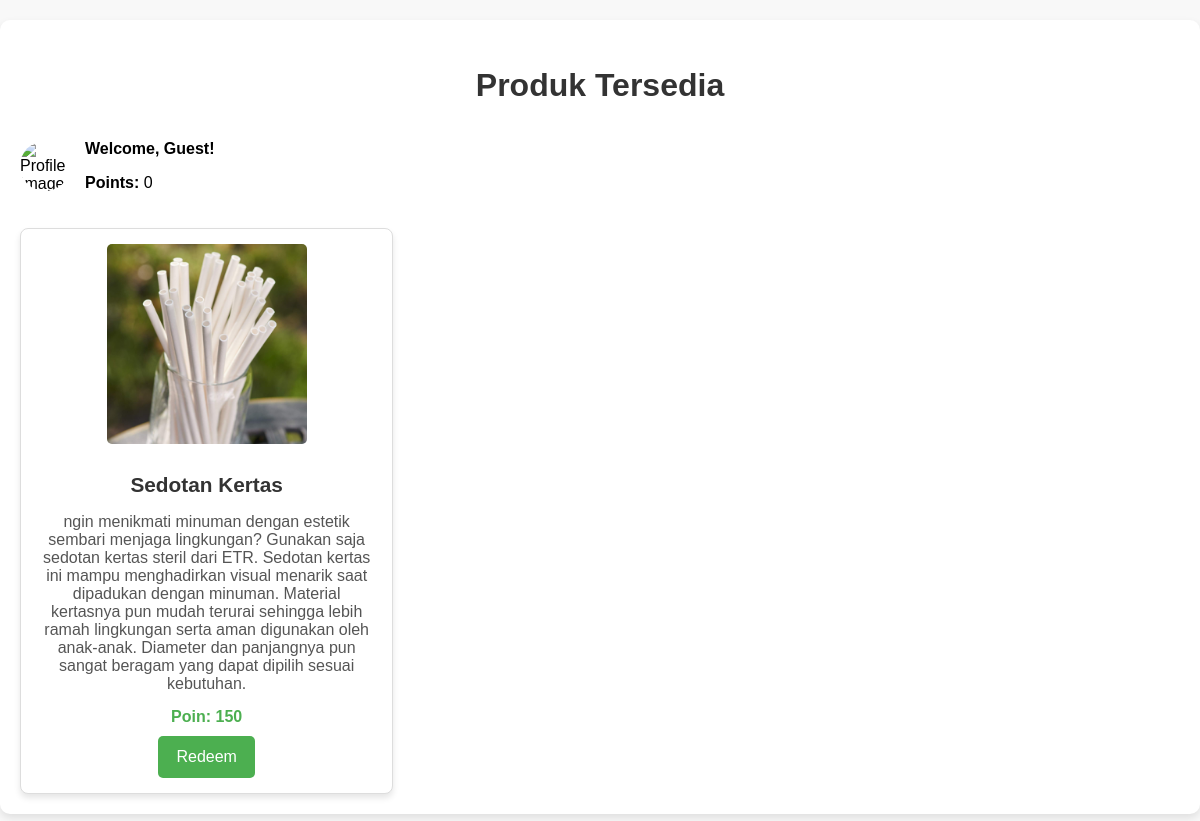
/Produk.php, run on the app's committed database.
### tables this page shows
CREATE TABLE `products` (
  `id` int(11) NOT NULL,
  `name` varchar(255) NOT NULL,
  `description` text DEFAULT NULL,
  `image` varchar(255) DEFAULT NULL,
  `points` int(11) NOT NULL,
  `created_at` timestamp NOT NULL DEFAULT current_timestamp()
);

### Produk.php (the view, shortened to what this page needs)
<?php
$conn = new mysqli('localhost', 'root', '', 'user_management');
$username = isset($_SESSION['username']) ? htmlspecialchars($_SESSION['username']) : 'Guest';
$profile_image = isset($_SESSION['profile_image']) ? htmlspecialchars($_SESSION['profile_image']) : 'default-profile.png';
$query = "SELECT u.full_name, COALESCE(SUM(up.points), 0) AS total_points
          FROM users u
          LEFT JOIN user_points up ON u.id = up.user_id
          WHERE u.email = ?
          GROUP BY u.id";
$stmt = $conn->prepare($query);
$stmt->bind_param("s", $_SESSION['email']);
$stmt->execute();
$result = $stmt->get_result();
if ($result->num_rows > 0) {
    $row = $result->fetch_assoc();
    $username = $row['full_name'];
    $total_points = $row['total_points'];
} else {
    $username = 'Guest';
    $total_points = 0;
}
?>
<!DOCTYPE html>
<html lang="en">
<head>
</head>
<body>
    <div class="container">
        <h2>Produk Tersedia</h2>
        <div class="user-info">
            <img src="images/<?php echo $profile_image; ?>" alt="Profile Image">
            <div>
                <p><strong>Welcome, <?php echo $username; ?>!</strong></p>
                <p><strong>Points: </strong><?php echo $total_points ?? 0; ?></p>
            </div>
        </div>
        <div class="products">
            <?php
            $product_result = $conn->query("SELECT * FROM products");
            if ($product_result->num_rows > 0) {
                while ($product = $product_result->fetch_assoc()) {
                    echo "
                    <div class='product-card'>
                        <img src='{$product['image']}' alt='Gambar Produk'>
                        <h3>{$product['name']}</h3>
                        <p>{$product['description']}</p>
                        <div class='points'>Poin: {$product['points']}</div>
                        <form method='POST'>
                            <input type='hidden' name='redeem_product_id' value='{$product['id']}'>
                            <button type='submit'>Redeem</button>
                        </form>
                    </div>
                    ";
                }
            } else {
                echo "<p>Tidak ada produk yang tersedia saat ini.</p>";
            }
            ?>
        </div>
    </div>
</body>
</html>

### Produk.php (style rules this page uses)
body { font-family: 'Arial', sans-serif; margin: 0; padding: 0; background-color: #f8f8f8; }
.container { max-width: 1200px; margin: 20px auto; padding: 20px; background-color: white; border-radius: 10px; box-shadow: 0 4px 8px rgba(0, 0, 0, 0.1); }
h2 { text-align: center; color: #333; font-size: 2em; margin-bottom: 20px; }
.user-info { display: flex; align-items: center; margin-bottom: 20px; }
.user-info img { border-radius: 50%; width: 50px; height: 50px; object-fit: cover; margin-right: 15px; }
.products { display: grid; grid-template-columns: repeat(auto-fill, minmax(280px, 1fr)); gap: 20px; padding: 0; }
.product-card { background-color: #fff; border: 1px solid #ddd; border-radius: 8px; overflow: hidden; box-shadow: 0 4px 6px rgba(0, 0, 0, 0.1); text-align: center; padding: 15px; transition: transform 0.3s ease, box-shadow 0.3s ease; }
.product-card img { max-width: 100%; height: 200px; object-fit: cover; border-radius: 5px; margin-bottom: 15px; }
.product-card h3 { font-size: 1.3em; color: #333; margin: 10px 0; font-weight: bold; }
.product-card p { font-size: 1em; color: #555; margin-bottom: 15px; }
.product-card .points { font-weight: bold; color: #4CAF50; margin: 10px 0; }
.product-card button { background-color: #4CAF50; color: white; border: none; padding: 12px 18px; border-radius: 5px; cursor: pointer; font-size: 1em; transition: background-color 0.3s ease; }

### data on the page
products: image (picture), name "Sedotan Kertas", description "ngin menikmati minuman dengan estetik sembari menjaga lingkungan? Gunakan saja sedotan kertas steril dari ETR. Sedotan kertas ini mampu menghadirkan visual menarik saat dipadukan dengan minuman. Material kertasnya pun mudah terurai sehingga lebih ramah lingkungan serta aman digunakan oleh anak-anak. Diameter dan panjangnya pun sangat beragam yang dapat dipilih sesuai kebutuhan.", points "150"

### other printed values
$username "Guest"
$total_points "0"
